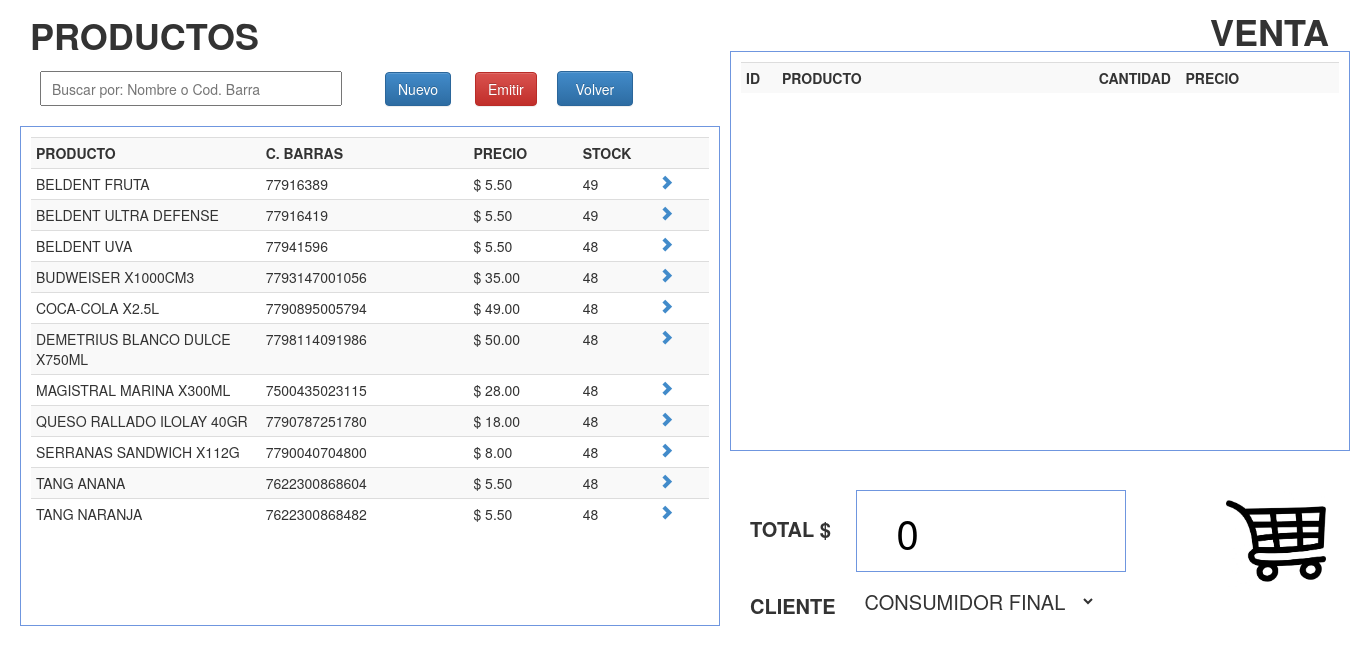
Before: /php/ventas.php with the older database file.
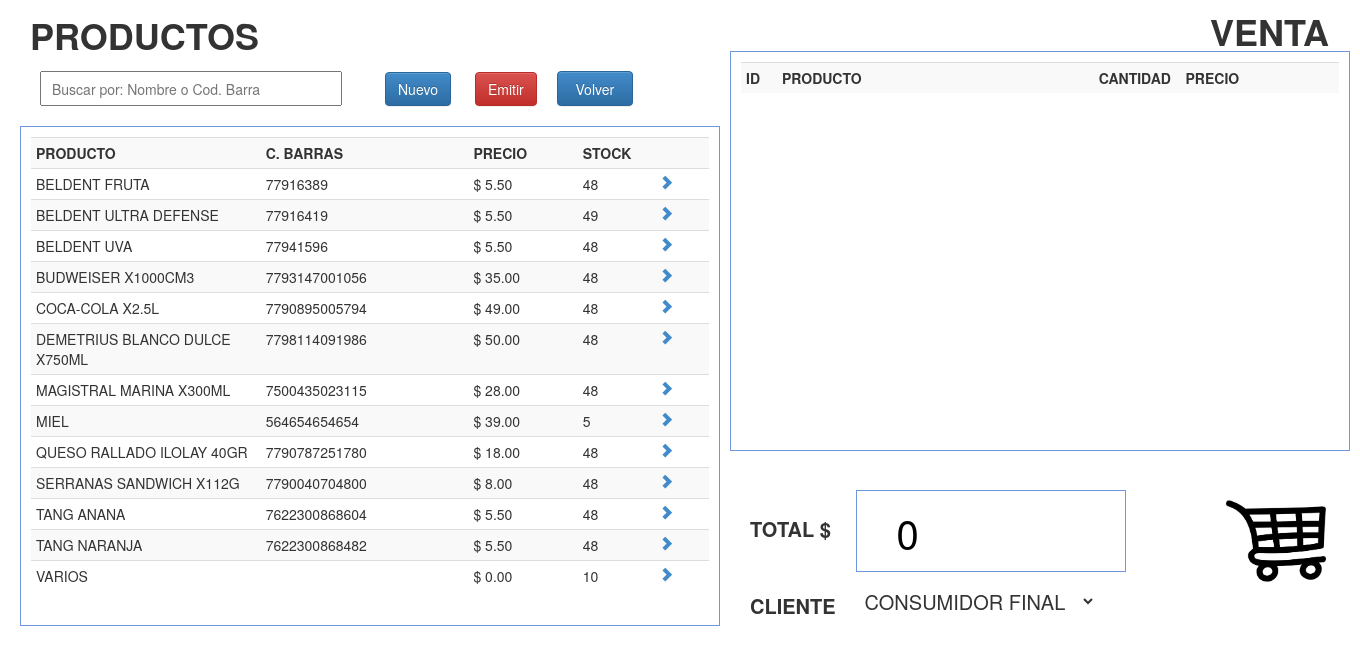
After: the same page with the newer database file.
### tables this page shows
CREATE TABLE IF NOT EXISTS `productos` (
  `id_prod` int(11) NOT NULL AUTO_INCREMENT,
  `nomb_prod` varchar(100) NOT NULL,
  `cod_barra` varchar(100) NOT NULL,
  `tipo_prod` int(11) NOT NULL,
  `precio_cost` decimal(10,2) NOT NULL,
  `porcentaje_prod` decimal(5,2) NOT NULL,
  `precio_unit` decimal(10,2) NOT NULL,
  `existencia_prod` int(10) NOT NULL,
  `fecha_reg` date NOT NULL,
  `iva_prod` decimal(3,2) NOT NULL,
  PRIMARY KEY (`id_prod`)
);

### php/ventas.php (the view, shortened to what this page needs)
<!DOCTYPE html PUBLIC "-//W3C//DTD XHTML 1.0 Transitional//EN" "http://www.w3.org/TR/xhtml1/DTD/xhtml1-transitional.dtd">
<html xmlns="http://www.w3.org/1999/xhtml">
<head>
<link href="../css/estiloVenta.css" rel="stylesheet">
<link href="../bootstrap/css/bootstrap.css" rel="stylesheet">
<link href="../bootstrap/css/bootstrap.min.css" rel="stylesheet">
<link href="../bootstrap/css/bootstrap-theme.css" rel="stylesheet">
</head>
<body>
    <header><big><strong><font color="#333333">PRODUCTOS</strong></big></header>
    <section>
    <table>
        <tr>
            <td width="335"><input type="text" placeholder="Buscar por: Nombre o Cod. Barra" id="bs-prod" autofocus/></td>
            <td width="100"><button id="nuevo-producto" style="margin-left: 30px" class="btn btn-primary">Nuevo</button></td>
            <td witdh="200"><button id="emitir" style="margin-left: 20px" class="btn btn-danger" onclick="javascript:emitir();">Emitir</button></td>
            <td witdh="200"><form><button id="volver" class="btn btn-primary"  onclick="history.back()">Volver</button></form></td>
        </tr>
    </table>
    </section>
    <div class="registros" id="agrega-registros">
        <table id="tablaprod" class="table table-striped table-condensed table-hover">
            <tr>
                <th width="210">PRODUCTO</th>
                <th width="190">C. BARRAS</th>
                <th width="100">PRECIO</th>
                <th width="70">STOCK</th>
                <th width="50"></th>
            </tr>
        <?php
            $registro = mysql_query("SELECT * FROM productos where existencia_prod > 0 ORDER BY nomb_prod ASC");
            while($registro2 = mysql_fetch_array($registro)){
                echo '<tr>
                        <td>'.$registro2['nomb_prod'].'</td>
                        <td>'.$registro2['cod_barra'].'</td>
                        <td>$ '.$registro2['precio_unit'].'</td>
                        <td>'.$registro2['existencia_prod'].'</td>
                        <td><a onclick="javascript:agregaVenta('.$registro2['id_prod'].');" class="glyphicon glyphicon-chevron-right"></a> </td>
                    </tr>';
            }
        ?>
        </table>
    </div>
  <header id="venta" ><big><strong><font color="#333333">VENTA</strong></big></header>
    <div class="registros" id="imprimirprod">
        <table id="tablaventa" class="table table-striped table-condensed table-hover">
            <tr>
                <th width="15">ID</th>
                <th width="10"></th>
                <th width="300">PRODUCTO</th>
                <th width="50">CANTIDAD</th>
                <th width="100">PRECIO</th>
                <th width="50"></th>
            </tr>
        </table>
    </div>
    <section id="total">
    <table id="totales">
        <tr>
            <td><label for="totallbl">TOTAL $ </label></td>
            <td width="300"><input type="number" id="totaltxt" name="totaltxt" value="0" step="any" disabled /></td>
            <td><img id="myImg" src="../images/carrito.png" width="100" height="100"></td>
        </tr>
        <tr>
        <td><label for="clientellbl">CLIENTE </label></td>
            <td><select required="required" name="tipo" id="tipo">
            <?php
                $registro = mysql_query("SELECT id_clien, nomb_clien FROM clientes ORDER BY nomb_clien ASC");
                while($registro2 = mysql_fetch_array($registro)){ ?>
                 <option value="<?php echo $registro2['id_clien']?>"><?php echo $registro2['nomb_clien'] ?>  </option>
            <?php }    ?>
            </select></td>
        </tr>
    </table>
    </section>
</body>
</html>

### css/estiloVenta.css (style rules this page uses)
body { margin:0px; font-family:"Trebuchet MS", Arial, Helvetica, sans-serif; min-width:1000px; }
header { margin:auto; padding:10px; font-size:30px; width:500px; margin-top:0px; margin-left: 20px; }
section { margin-left: 20px; margin-top:0px; }
section table tr td input, form button { margin-left: 20px; padding: 10px; width:90%; height:35px; outline:none; font-size:14px; }
.registros { margin-left: 20px; width:700px; height:500px; margin-top:20px; border:1px solid #6F96DF; padding:10px; overflow:auto; cursor: default; }
header[id=venta] { margin:auto; padding:10px; font-size:30px; width:80px; margin-top:-630px; margin-right: 80px; }
.registros[id=imprimirprod] { margin-left: 730px; width:620px; height:400px; margin-top:-20px; border:1px solid #6F96DF; padding:10px; overflow:auto; cursor: default; }
section table[id=totales] { margin-left: 710px; margin-top: 20px; }
section table[id=totales] tr td input { font-size:40px; text-align: left; background: transparent; color: black; border:1px solid #6F96DF; padding:1em; }
section table[id=totales] tr td label { margin-left: 20px; width:90%; outline:none; font-size:20px; }
section table[id=totales] tr td select { margin-left: 20px; margin-top: -10px; margin-bottom: 4px; width:240px; outline:none; font-size:20px; border: none; background-color: transparent; ; padding: 5px; cursor: pointer; }
section table[id=totales] tr td img { margin-left: 100px; max-width: 100%; margin-left: 90px; margin-top: 20px; margin-right: 20px; height: auto; outline:none; -webkit-appearance: none; text-overflow: ellipsis; border-width: 0; box-sizing: border-box; float: left; border: none; }

Changed rows visible on the page:
changed productos "BELDENT FRUTA": existencia_prod "49" → "48"
added productos: nomb_prod "MIEL", cod_barra "564654654654", precio_unit "39.00", existencia_prod "5"
now on this page (row edited): productos: nomb_prod "VARIOS", precio_unit "0.00", existencia_prod "10"
